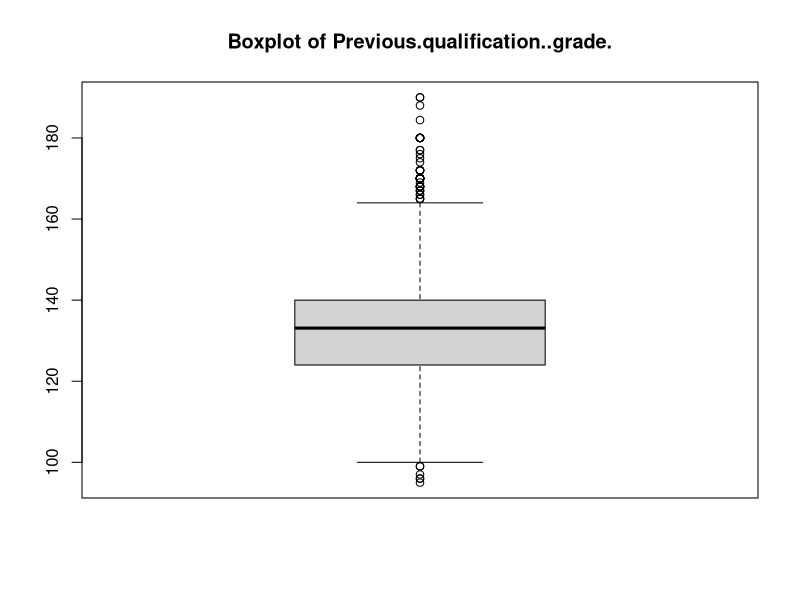
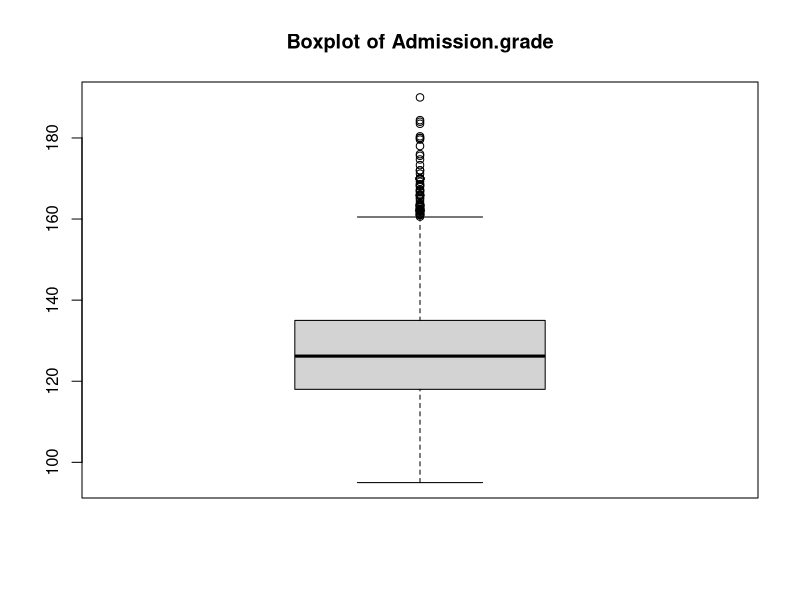
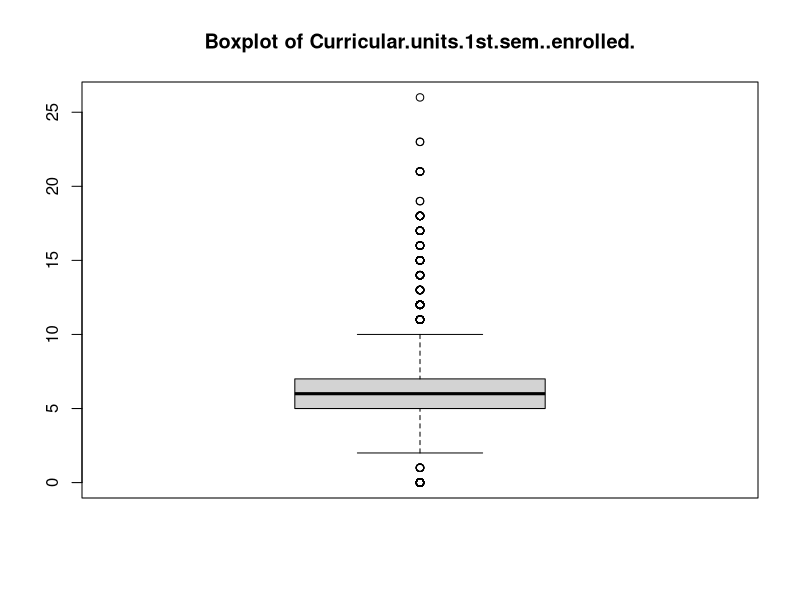
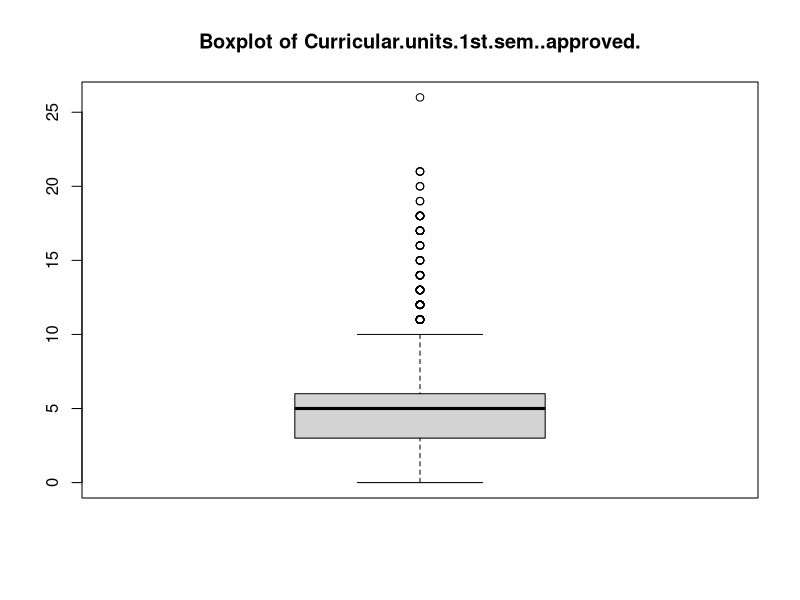
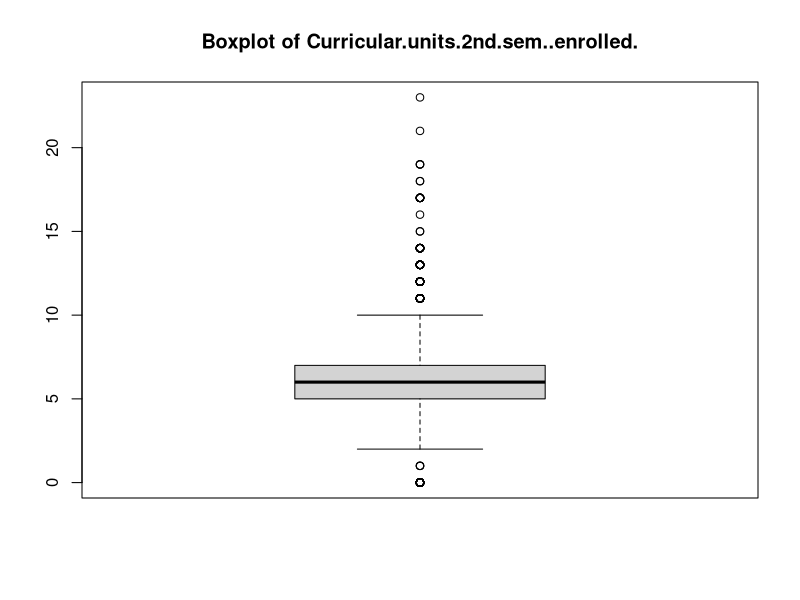
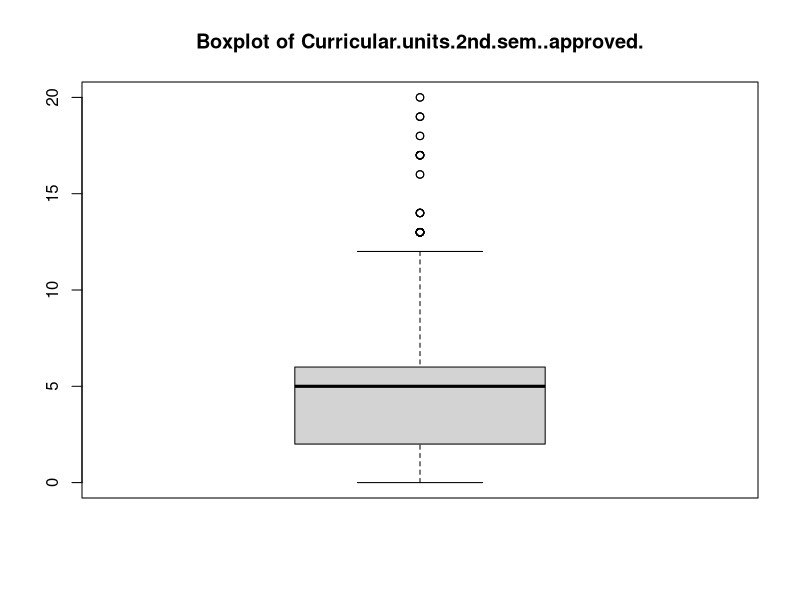
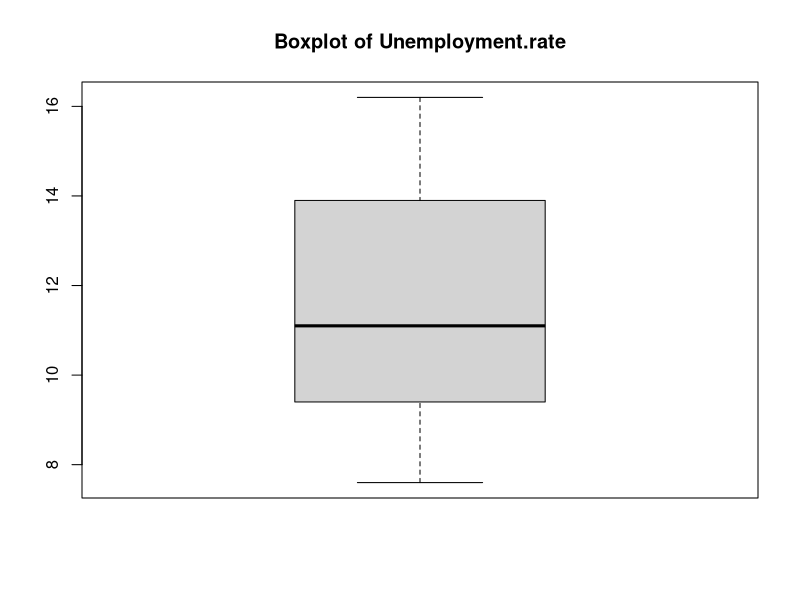
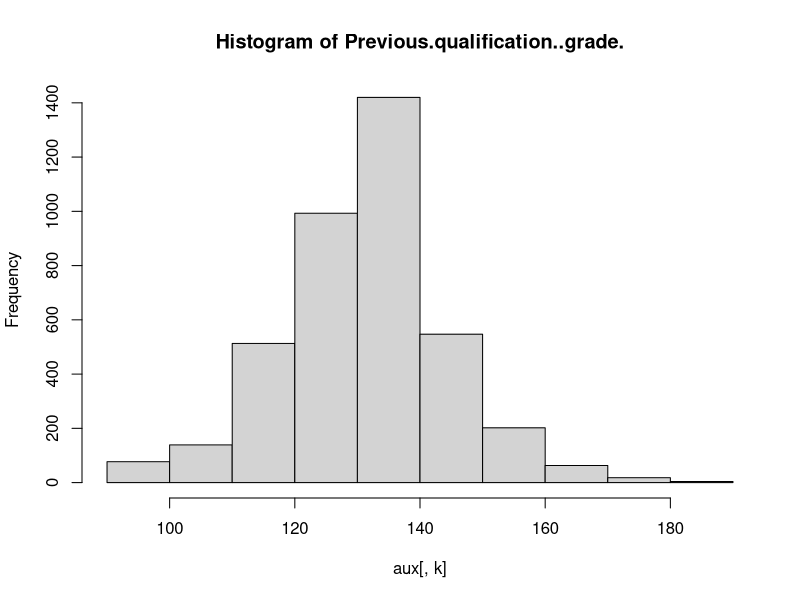

These charts were generated, in order, by the following R code:
## ---- chunk 1
knitr::opts_chunk$set(echo = TRUE)
## ---- chunk 2
data <- read.csv("data_with10NA.csv")
## ---- chunk 3
names(data)
class(data)
class(data[,1])
sapply(data, class)
## ---- chunk 4
category_mappings <- list(
    Marital.status = list(levels = c(1,2,3,4,5,6), labels = c("single", "married", "widowed", "divorced", "facto union", "legally separated")),
    Application.order = list(levels = c(0,1,2,3,4,5,6,9), labels = c("first choice", "second choice", "third choice", "fourth choice", "fifth choice", "sixth choice", "seventh chioce","last choice")),
    Course = list(levels = c(33,171,8014,9003,9070, 9085, 9119, 9130, 9147, 9238, 9254, 9500, 9556, 9670, 9773, 9853, 9991), labels = c("Biofuel Production Technologies", "Animation and Multimedia Design", "Social Service (evening attendance)", "Agronomy", "Communication Design", "Veterinary Nursing", "Informatics Engineering", "Equinculture", "Management", "Social Service", "Tourism", "Nursing", "Oral Hygiene", "Advertising and Marketing Management", "Journalism and Communication", "Basic Education", "Management (evening attendance)")),
    Daytime.evening.attendance = list(levels = c(0,1), labels = c("evening", "daytime")),
    Previous.qualification = list(levels = c(1,2,3,4,5,6,9,10,12,14,15,19,38,39,40,42,43), labels = c("Secondary education", "Higher education - bachelor's degree", "Higher education - degree", "Higher education - master's", "Higher education - doctorate", "Frequency of higher education", "12th year of schooling - not completed", "11th year of schooling - not completed", "Other - 11th year of schooling", "10th year of schooling", "10th year of schooling - not completed", "Basic education 3rd cycle (9th/10th/11th year) or equiv.", "Basic education 2nd cycle (6th/7th/8th year) or equiv.", "Technological specialization course", "Higher education - degree (1st cycle)", "Professional higher technical course", "Higher education - master (2nd cycle)")),
    Nacionality = list(levels = c(1,2,6,11,13,14,17,21,22,24,25,26,32,41,62,100,101,103,105,108,109), labels = c("Portuguese", "German", "Spanish", "Italian", "Dutch", "English", "Lithuanian", "Angolan", "Cape Verdean", "Guinean", "Mozambican", "Santomean", "Turkish", "Brazilian", "Romanian", "Moldova (Republic of)", "Mexican", "Ukrainian", "Russian", "Cuban", "Colombian")),
    Displaced = list(levels = c(0,1), labels = c("no", "yes")),
    Educational.special.needs = list(levels = c(0,1), labels = c("no", "yes")),
    Debtor = list(levels = c(0,1), labels = c("no", "yes")),
    Gender = list(levels = c(0,1), labels = c("female","male")),
    Scholarship.holder = list(levels = c(0,1), labels = c("no", "yes"))
)

## ---- chunk 5
for (col in names(category_mappings)) {
  if (class(data[[col]]) == "integer") {
    data[[col]] <- factor(data[[col]], levels = category_mappings[[col]]$levels, labels = category_mappings[[col]]$labels)
    print(paste("Column", col, "has been converted to factor"))
  }
}

data$Target <- factor(data$Target)
## ---- chunk 6
summary(data)
## ---- chunk 7
fullVariables<-c(6, 8, 14, 15, 16, 17, 18)
aux<-data[,fullVariables]
dim(aux)
names(aux)
## ---- chunk 8
par(ask=TRUE)
auxLength<-length(aux)
for(k in seq_len(auxLength)){boxplot(aux[,k], main=paste("Boxplot of", names(aux)[k]))}
par(ask=FALSE)
## ---- chunk 9
par(ask=TRUE)
auxLength<-length(aux)
for(k in seq_len(auxLength)){hist(aux[,k], main=paste("Histogram of", names(aux)[k]))}
par(ask=FALSE)
